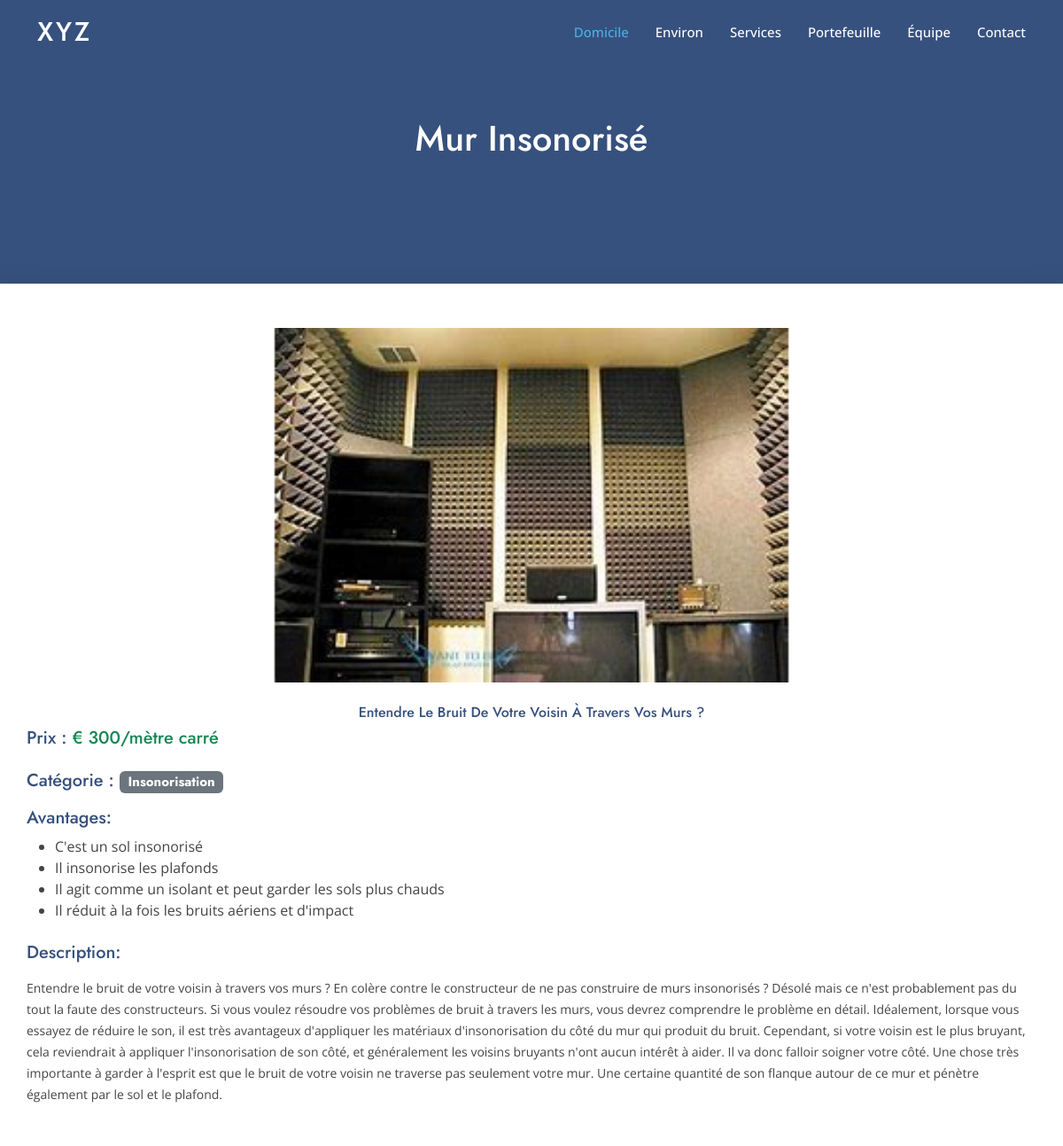
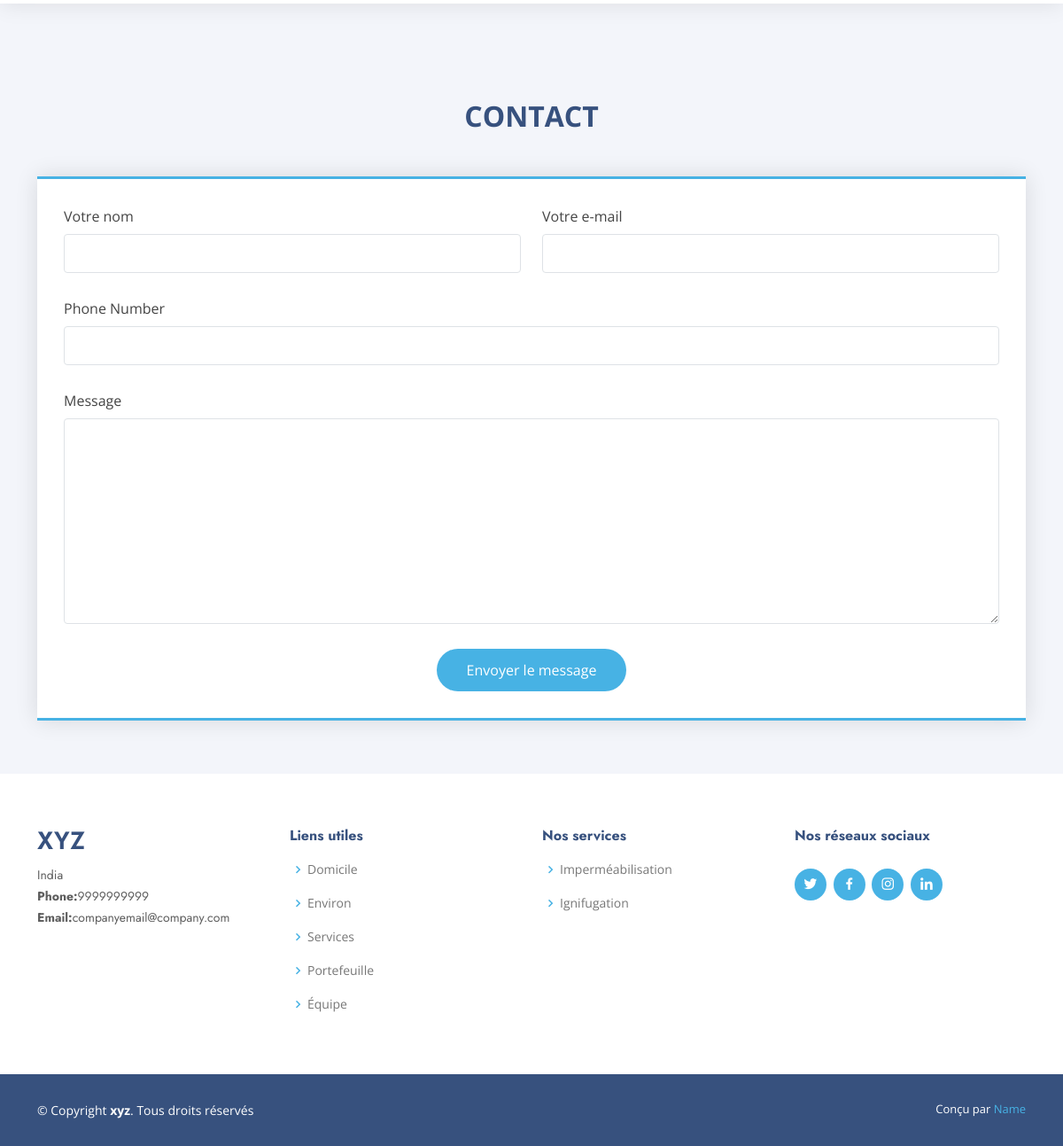
/service/5, run on the app's committed database (2 pictures, top to bottom).
### home/models.py (models this page shows, shortened)
class CompanyDetails(models.Model):
    name = models.CharField(max_length=50)
    phone_number = models.PositiveIntegerField()
    address = models.CharField(max_length=300)
    email = models.EmailField()
    twitter_link = models.CharField(max_length=200,default="#")
    facebook_link = models.CharField(max_length=200,default="#")
    instagram_link = models.CharField(max_length=200,default="#")
    linkedin_link = models.CharField(max_length=200,default="#")
    map_link = models.CharField(max_length=500,default="#")

class BaseModel(models.Model):
    id = models.AutoField(primary_key=True)
    created_at = models.DateTimeField(auto_now_add=True)
    updated_at = models.DateTimeField(auto_now=True)
    class Meta:
        abstract = True

class Service(BaseModel):
    title = models.CharField(max_length=500)
    description = models.TextField()
    category = models.ForeignKey(
        Category, on_delete=models.CASCADE, related_name='services')
    price = models.PositiveIntegerField()
    unit = models.ForeignKey(Unit, on_delete=models.CASCADE)
    meta_title = models.CharField(max_length=200)
    meta_description = models.CharField(max_length=500)
    advantages = models.ManyToManyField(Advantage)

class Image(BaseModel):
    service = models.ForeignKey(
        Service, on_delete=models.CASCADE, related_name='images')
    image = models.ImageField(upload_to='images/')
    alt_text = models.CharField(max_length=50)

class Unit(BaseModel):
    unit = models.CharField(max_length=50)
    def __str__(self):
        return self.unit

class Category(BaseModel):
    category = models.CharField(max_length=50)
    def __str__(self):
        return self.category

class Advantage(BaseModel):
    advantage = models.CharField(max_length=200)
    def __str__(self):
        return self.advantage

### home/views.py (the view)
# urls.py: path('service/<pk>',get_service),
def get_service(request, pk):
    service = Service.objects.filter(id=pk)
    if not service.exists():
        messages.error(request, '404 introuvables !')
        return redirect('index')
    form = ServiceRequsetForm
    if request.method == 'POST':
        form = ServiceRequsetForm(request.POST)
        if form.is_valid():
            form.save()
            messages.success(request, 'Demande soumise avec succès')
    return render(request, 'home/service_detail.html', {'service': service[0], 'form': form, "company_details": CompanyDetails.objects.last()})

### templates/home/service_detail.html (shortened to what this page needs)
{% extends 'home/base.html' %}
{% load my_tags %}
{% block body %}
<div class="temp-div d-flex align-items-center justify-content-center">
    <h1 class='white'>{{service.title|title}}</h1>
</div>
<div class="section-bg services">
<div class=" icon-box   mb-4 ">
    <div class="text-center">
        <div id="carouselExample" class="carousel slide">
            <div class="carousel-inner">
            {% for image in service.images.all  %}
              <div class="carousel-item
              {% if forloop.counter == 1 %}
              active
              {% endif %}
              ">
                <img src="{{image.image.url}}" class="d-block " alt="{{image.alt_text}}">
              </div>
              {% endfor %}
            </div>
            <button class="carousel-control-prev" type="button" data-bs-target="#carouselExample" data-bs-slide="prev">
              <span class="carousel-control-prev-icon" aria-hidden="true"></span>
            </button>
            <button class="carousel-control-next" type="button" data-bs-target="#carouselExample" data-bs-slide="next">
              <span class="carousel-control-next-icon" aria-hidden="true"></span>
            </button>
          </div>
    </div>
    <h6 class="mt-4 blue text-center">
        {{service.meta_title|title}}
    </h6>
        <h5 class="blue">
            <span>Prix : </span>
            <span class=" text-success">€ {{service.price}}/{{service.unit}}</span>
        </h5>
    <h5 class='mt-4 blue'>
        <span class="h5">Catégorie  : <span class="badge bg-secondary">{{service.category|title}}</span></span>
    </h5>
    <div class="mt-3">
        <h5 class="blue">Avantages:</h5>
        <ul class="mt-2">
            {% for advantage in service.advantages.all %}
            <li>{{advantage}}</li>
            {% endfor %}
        </ul>
    </div>
    <div class="mt-4">
        <h5 class="blue">Description:</h5>
        <p class="mt-3 p">
            {{service.description}}
        </p>
    </div>
</div>
<section id="contact" class="contact">
    <div class="container"  data-aos="fade-up">
            <div class="h2 mt-4 mb-4 blue text-center fw-bold">
                CONTACT
            </div>
            <div class=" mt-5  d-flex align-items-stretch">
                <form action="{% url 'contact' %}" method="post" role="form" class="php-email-form">
                    <div class="row">
                        <div class="form-group col-md-6">
                            <label for="name">Votre nom</label>
                            <input type="text" name="name" class="form-control" id="name" required>
                        </div>
                        <div class="form-group col-md-6">
                            <label for="email">Votre e-mail</label>
                            <input type="email" class="form-control" name="email" id="email" required>
                        </div>
                    </div>
                    <div class="form-group">
                        <label for="phone">Phone Number</label>
                        <input type="text" class="form-control" name="phone_number" id="phone" required>
                    </div>
                    <div class="form-group">
                        <label for="description">Message</label>
                        <textarea class="form-control" name="description" rows="10" required></textarea>
                    </div>
                    <div class="text-center"><button type="submit">Envoyer le message</button></div>
                </form>
            </div>
    </div>
</section>
</div>
{% endblock body %}

### templates/home/base.html (shortened to what this page needs)
{% load static %}
<!DOCTYPE html>
<html lang="en">
<head>
  <link href="{% static 'vendor/aos/aos.css' %} " rel="stylesheet">
  <link href="{% static 'vendor/bootstrap/css/bootstrap.min.css' %} " rel="stylesheet">
  <link href="{% static 'vendor/bootstrap-icons/bootstrap-icons.css' %} " rel="stylesheet">
  <link href="{% static 'vendor/boxicons/css/boxicons.min.css' %} " rel="stylesheet">
  <link href="{% static 'vendor/glightbox/css/glightbox.min.css' %} " rel="stylesheet">
  <link href="{% static 'vendor/remixicon/remixicon.css' %}" rel ="stylesheet">
  <link href="{% static 'vendor/swiper/swiper-bundle.min.css' %} " rel="stylesheet">
  <link href="{% static 'css/style.css' %} " rel="stylesheet">
</head>
<body>
  <header id="header" class="fixed-top ">
    <div class="container d-flex align-items-center">
      <h1 class="logo me-auto"><a href="{% url 'index' %}">{{company_details.name}}</a></h1>
      <nav id="navbar" class="navbar">
        <ul>
          <li><a class="nav-link scrollto active" href="{% url 'index' %}">Domicile</a></li>
          <li><a class="nav-link scrollto" href="http://127.0.0.1:8000/#about">Environ</a></li>
          <li><a class="nav-link scrollto" href="http://127.0.0.1:8000/#services">Services</a></li>
          <li><a class="nav-link   scrollto" href="http://127.0.0.1:8000/#portfolio">Portefeuille</a></li>
          <li><a class="nav-link scrollto" href="http://127.0.0.1:8000/#team">Équipe</a></li>
          <li><a class="nav-link scrollto" href="http://127.0.0.1:8000/#contact">Contact</a></li>
        </ul>
      </nav>
    </div>
  </header>
  {% block body %}
  {% endblock body %}
  <footer id="footer">
    <div class="footer-top">
      <div class="container">
        <div class="row">
          <div class="col-lg-3 col-md-6 footer-contact">
            <h3>{{company_details.name}}</h3>
            <p>
            {{company_details.address|title}}
            <br>
              <strong>Phone:</strong>{{company_details.phone_number}}<br>
              <strong>Email:</strong>{{company_details.email}}<br>
            </p>
          </div>
          <div class="col-lg-3 col-md-6 footer-links">
            <h4>Liens utiles</h4>
            <ul>
              <li><i class="bx bx-chevron-right"></i> <a href="{% url 'index' %}">Domicile</a></li>
              <li><i class="bx bx-chevron-right"></i> <a href="http://127.0.0.1:8000/#about">Environ</a></li>
              <li><i class="bx bx-chevron-right"></i> <a href="http://127.0.0.1:8000/#services">Services</a></li>
              <li><i class="bx bx-chevron-right"></i><a href="http://127.0.0.1:8000/#portfolio">Portefeuille</a></li>
              <li><i class="bx bx-chevron-right"></i><a href="http://127.0.0.1:8000/#team">Équipe</a></li>
            </ul>
          </div>
          <div class="col-lg-3 col-md-6 footer-links">
            <h4>Nos services</h4>
            <ul>
              <li><i class="bx bx-chevron-right"></i> <a href="#services">Imperméabilisation</a></li>
              <li><i class="bx bx-chevron-right"></i> <a href="#services">Ignifugation</a></li>
            </ul>
          </div>
          <div class="col-lg-3 col-md-6 footer-links">
            <h4>Nos réseaux sociaux</h4>
            <div class="social-links mt-3">
              <a href="{{company_details.twitter_link}}" class="twitter"><i class="bx bxl-twitter"></i></a>
              <a href="{{company_details.facebook_link}}" class="facebook"><i class="bx bxl-facebook"></i></a>
              <a href="{{company_details.instagram_link}}" class="instagram"><i class="bx bxl-instagram"></i></a>
              <a href="{{company_details.linkedin_link}}" class="linkedin"><i class="bx bxl-linkedin"></i></a>
            </div>
          </div>
        </div>
      </div>
    </div>
    <div class="container footer-bottom clearfix">
      <div class="copyright">
        &copy; Copyright <strong><span>{{company_details.name}}</span></strong>. Tous droits réservés
      </div>
      <div class="credits">
        Conçu par <a href="#">Name</a>
      </div>
    </div>
  </footer>
</body>
</html>

### static/css/style.css (style rules this page uses)
body { font-family: "Open Sans", sans-serif; color: #444444; }
a { color: #47b2e4; text-decoration: none; }
.blue { color: #37517e; }
h1, h2, h3, h4, h5, h6 { font-family: "Jost", sans-serif; }
#header { transition: all 0.5s; z-index: 997; padding: 15px 0; }
#header .logo { font-size: 30px; margin: 0; padding: 0; line-height: 1; font-weight: 500; letter-spacing: 2px; text-transform: uppercase; }
#header .logo a { color: #fff; }
.navbar { padding: 0; }
.navbar ul { margin: 0; padding: 0; display: flex; list-style: none; align-items: center; }
.navbar li { position: relative; }
.navbar a, .navbar a:focus { display: flex; align-items: center; justify-content: space-between; padding: 10px 0 10px 30px; font-size: 15px; font-weight: 500; color: #fff; white-space: nowrap; transition: 0.3s; }
.navbar a:hover, .navbar .active, .navbar .active:focus, .navbar li:hover>a { color: #47b2e4; }
section { padding: 60px 0; overflow: hidden; }
.section-bg { background-color: #f3f5fa; }
.services .icon-box { box-shadow: 0px 0 25px 0 rgba(0, 0, 0, 0.1); padding: 50px 30px; transition: all ease-in-out 0.4s; background: #fff; }
.services .icon-box p { line-height: 24px; font-size: 14px; margin-bottom: 0; }
.carousel-inner .carousel-item img { height: 25rem !important; margin: auto; }
.contact .php-email-form { width: 100%; border-top: 3px solid #47b2e4; border-bottom: 3px solid #47b2e4; padding: 30px; background: #fff; box-shadow: 0 0 24px 0 rgba(0, 0, 0, 0.12); }
.contact .php-email-form .form-group { padding-bottom: 8px; }
.contact .php-email-form .form-group { margin-bottom: 20px; }
.contact .php-email-form label { padding-bottom: 8px; }
.contact .php-email-form input, .contact .php-email-form textarea { border-radius: 0; box-shadow: none; font-size: 14px; border-radius: 4px; }
.contact .php-email-form input { height: 44px; }
.contact .php-email-form textarea { padding: 10px 12px; }
.contact .php-email-form button[type=submit] { background: #47b2e4; border: 0; padding: 12px 34px; color: #fff; transition: 0.4s; border-radius: 50px; }
#footer { font-size: 14px; background: #37517e; }
#footer .footer-top { padding: 60px 0 30px 0; background: #fff; }
#footer .footer-top .footer-contact { margin-bottom: 30px; }
#footer .footer-top .footer-contact h3 { font-size: 28px; margin: 0 0 10px 0; padding: 2px 0 2px 0; line-height: 1; text-transform: uppercase; font-weight: 600; color: #37517e; }
#footer .footer-top .footer-contact p { font-size: 14px; line-height: 24px; margin-bottom: 0; font-family: "Jost", sans-serif; color: #5e5e5e; }
#footer .footer-top h4 { font-size: 16px; font-weight: bold; color: #37517e; position: relative; padding-bottom: 12px; }
#footer .footer-top .footer-links { margin-bottom: 30px; }
#footer .footer-top .footer-links ul { list-style: none; padding: 0; margin: 0; }
#footer .footer-top .footer-links ul i { padding-right: 2px; color: #47b2e4; font-size: 18px; line-height: 1; }
#footer .footer-top .footer-links ul li { padding: 10px 0; display: flex; align-items: center; }
#footer .footer-top .footer-links ul li:first-child { padding-top: 0; }
#footer .footer-top .footer-links ul a { color: #777777; transition: 0.3s; display: inline-block; line-height: 1; }
#footer .footer-top .social-links a { font-size: 18px; display: inline-block; background: #47b2e4; color: #fff; line-height: 1; padding: 8px 0; margin-right: 4px; border-radius: 50%; text-align: center; width: 36px; height: 36px; transition: 0.3s; }
#footer .footer-bottom { padding-top: 30px; padding-bottom: 30px; color: #fff; }
#footer .copyright { float: left; }
#footer .credits { float: right; font-size: 13px; }
#footer .credits a { transition: 0.3s; }
.temp-div { height:20rem; background-color:#37517e; }
.white { color: white; }

### data on the page
CompanyDetails: name "XYZ", address "India", phone_number "9999999999", email "companyemail@company.com", name "xyz"
Service: title "Mur Insonorisé", meta_title "Entendre Le Bruit De Votre Voisin À Travers Vos Murs ?", price "300", unit "mètre carré", category "Insonorisation", description "Entendre le bruit de votre voisin à travers vos murs ? En colère contre le constructeur de ne pas construire de murs insonorisés ? Désolé mais ce n'est probablement pas du tout la faute des constructeurs. Si vous voulez résoudre vos problèmes de bruit à travers les murs, vous devrez comprendre le problème en détail. Idéalement, lorsque vous essayez de réduire le son, il est très avantageux d'appliquer les matériaux d'insonorisation du côté du mur qui produit du bruit. Cependant, si votre voisin est le plus bruyant, cela reviendrait à appliquer l'insonorisation de son côté, et généralement les voisins bruyants n'ont aucun intérêt à aider. Il va donc falloir soigner votre côté. Une chose très…"
Image: image (picture)
Advantage: advantage "C'est un sol insonorisé"
Advantage: advantage "Il insonorise les plafonds"
Advantage: advantage "Il agit comme un isolant et peut garder les sols plus chauds"
Advantage: advantage "Il réduit à la fois les bruits aériens et d'impact"
